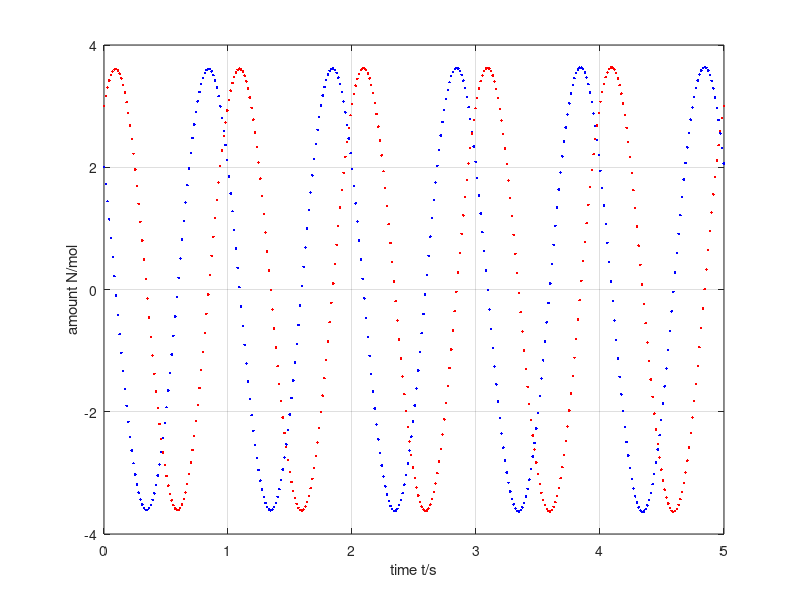

This chart was generated by the following MATLAB code:
%%% oscillatingreaction.m
%% Numerical time integration of imaginary chemical reaction

%% Constants
lambda = 6.283; % s^-1 : conversion rate

%% Initial values
t = 0; % s : initial time
Nu = 2; % mol : volume content substance u
Nv = 3; % mol : volume content substance v

%% Boundary conditions
Ju = 0; % mol/s : influx substance u
Jv = 0; % mol/s : influx substance v

%% Parameters for time loop
t1 = 5; % s : duration of time integration
dt = 0.0001; % s : time step %@

%% Plotting
tplot = 0; % time since last plot
dtplot = t1/360; % time interval between plots
clf;
plot(t, Nu, '.b')
xlim([0, t1]);
xlabel('time t/s');
ylabel('amount N/mol');
grid on;
hold on;
plot(t, Nv, '.r') %@

%% Numerical time integration
while t < t1
  %% constitutive relations
  Au = -lambda * Nv;
  Av = lambda * Nu;

  %% balances: step forward in time
  Nu = Nu + (Ju + Au) * dt;
  Nv = Nv + (Jv + Av) * dt;
  t = t + dt; %@

  %% plot
  if tplot < dtplot;
    tplot = tplot + dt;
  else
    plot(t, Nu, '.b')
    plot(t, Nv, '.r')
    pause(0)
    tplot = 0;
  end %@
end
